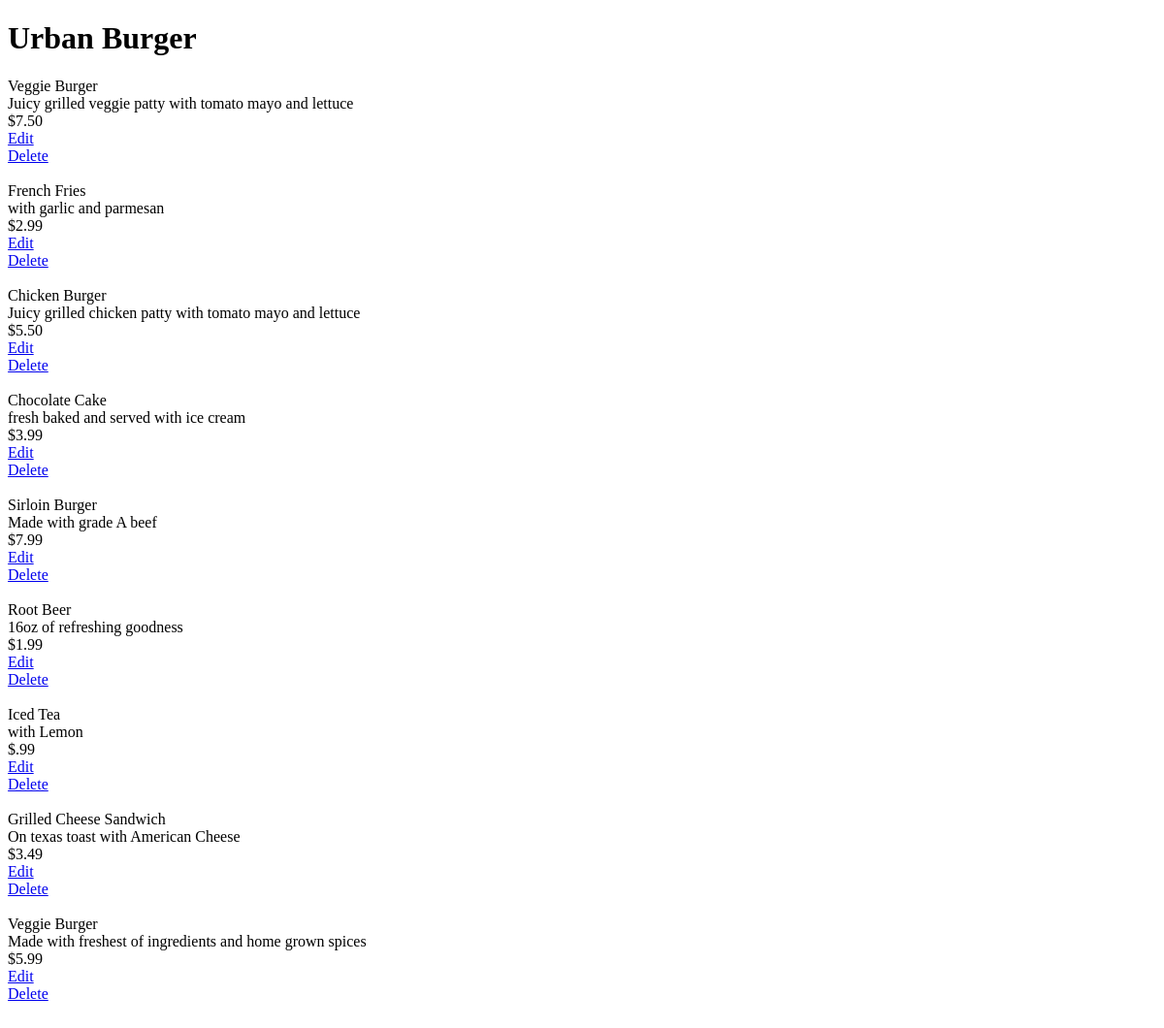
The page /restaurants/1/ on the database as committed earlier.
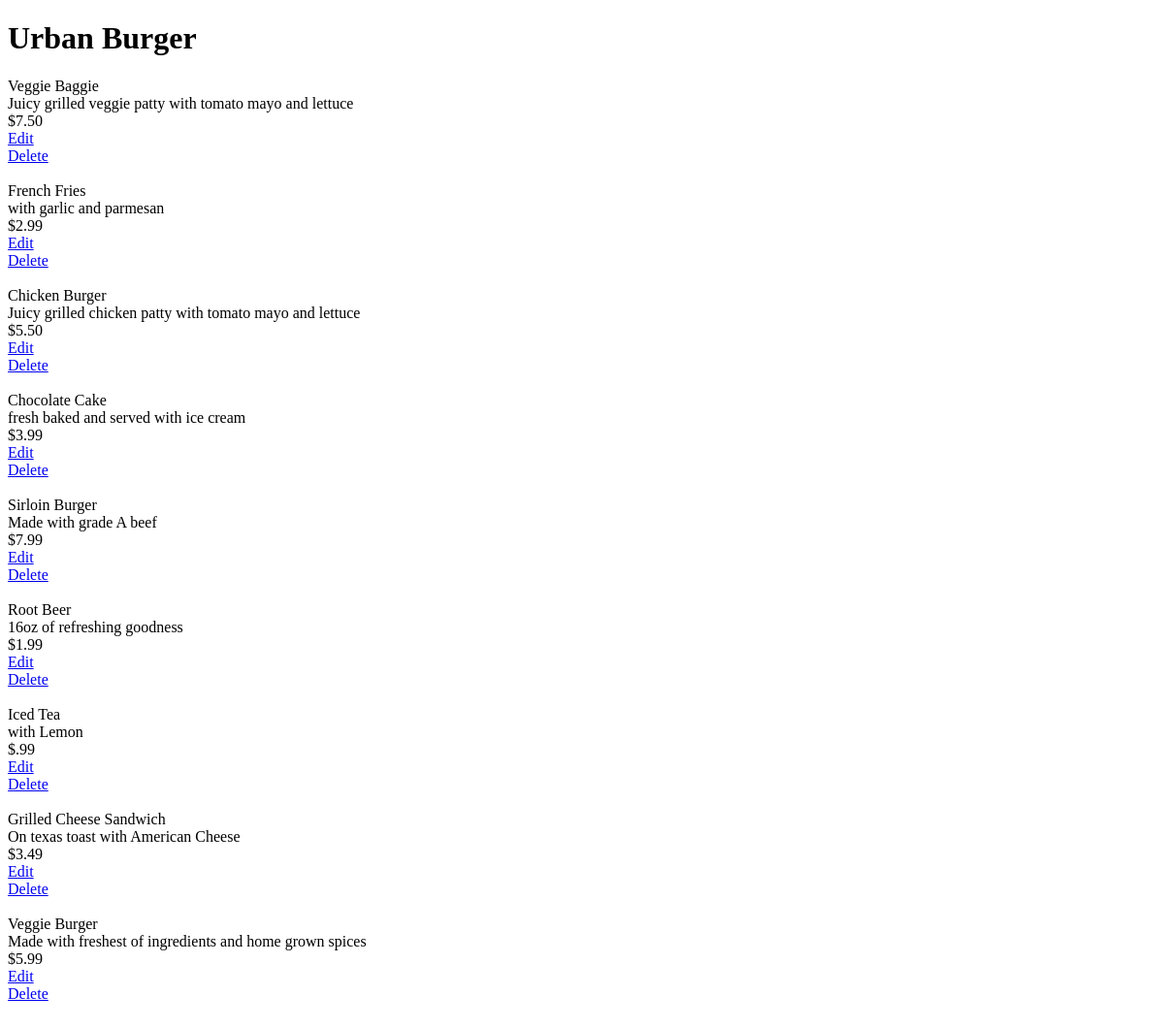
The same page on the database as committed later.
### database_setup.py (models this page shows)
class Restaurant(Base):
    __tablename__ = 'restaurant'
    id = Column(Integer, primary_key=True)
    name = Column(String(250), nullable=False)

class MenuItem(Base):
    __tablename__ = 'menu_item'
    name = Column(String(80), nullable=False)
    id = Column(Integer, primary_key=True)
    description = Column(String(250))
    price = Column(String(8))
    course = Column(String(250))
    restaurant_id = Column(Integer, ForeignKey('restaurant.id'))
    restaurant = relationship(Restaurant)

### flask_app.py (the view)
@app.route('/')
@app.route('/restaurants/<int:restaurant_id>/')
def restaurantMenu(restaurant_id):
    restaurant = session.query(Restaurant).first()
    items = session.query(MenuItem).filter_by(restaurant_id = restaurant.id)
    return render_template('menu.html', restaurant=restaurant, items=items)

### templates/menu.html (shortened to what this page needs)
<!DOCTYPE html>
<html>
<head>
</head>
<body>
  <h1>{{ restaurant.name }}</h1>
  {% for i in items %}
    {{ i.name }}
    <br>
    {{ i.description }}
    <br>
    {{ i.price }}
    <br>
    <a href='{{ url_for('editMenuItem', restaurant_id = restaurant.id, menu_id = i.id) }}'>Edit</a>
    <a href = '{{ url_for('deleteMenuItem', restaurant_id = restaurant.id, menu_id = i.id ) }}'>Delete</a>
    <br><br>
  {% endfor %}
</body>
</html>

Rows that differ between the two databases and show on the page:
changed MenuItem "Juicy grilled veggie patty with tomato mayo and lettuce": name "Veggie Burger" → "Veggie Baggie"
